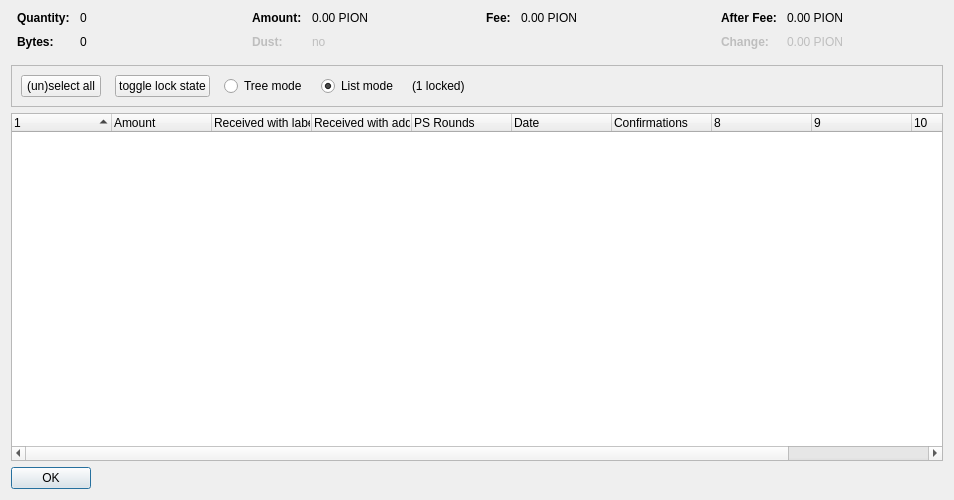
<?xml version="1.0" encoding="UTF-8"?>
<ui version="4.0">
 <class>CoinControlDialog</class>
 <widget class="QDialog" name="CoinControlDialog">
  <property name="geometry">
   <rect>
    <x>0</x>
    <y>0</y>
    <width>954</width>
    <height>500</height>
   </rect>
  </property>
  <property name="windowTitle">
   <string>Coin Selection</string>
  </property>
  <layout class="QVBoxLayout" name="verticalLayout">
   <item>
    <layout class="QHBoxLayout" name="horizontalLayoutTop" stretch="0,0,0,0">
     <property name="topMargin">
      <number>0</number>
     </property>
     <property name="bottomMargin">
      <number>10</number>
     </property>
     <item>
      <layout class="QFormLayout" name="formLayoutCoinControl1">
       <property name="horizontalSpacing">
        <number>10</number>
       </property>
       <property name="verticalSpacing">
        <number>10</number>
       </property>
       <property name="leftMargin">
        <number>6</number>
       </property>
       <property name="rightMargin">
        <number>6</number>
       </property>
       <item row="0" column="0">
        <widget class="QLabel" name="labelCoinControlQuantityText">
         <property name="font">
          <font>
           <weight>75</weight>
           <bold>true</bold>
          </font>
         </property>
         <property name="text">
          <string>Quantity:</string>
         </property>
        </widget>
       </item>
       <item row="0" column="1">
        <widget class="QLabel" name="labelCoinControlQuantity">
         <property name="cursor">
          <cursorShape>IBeamCursor</cursorShape>
         </property>
         <property name="contextMenuPolicy">
          <enum>Qt::ActionsContextMenu</enum>
         </property>
         <property name="text">
          <string notr="true">0</string>
         </property>
         <property name="textInteractionFlags">
          <set>Qt::LinksAccessibleByMouse|Qt::TextSelectableByKeyboard|Qt::TextSelectableByMouse</set>
         </property>
        </widget>
       </item>
       <item row="1" column="0">
        <widget class="QLabel" name="labelCoinControlBytesText">
         <property name="font">
          <font>
           <weight>75</weight>
           <bold>true</bold>
          </font>
         </property>
         <property name="text">
          <string>Bytes:</string>
         </property>
        </widget>
       </item>
       <item row="1" column="1">
        <widget class="QLabel" name="labelCoinControlBytes">
         <property name="cursor">
          <cursorShape>IBeamCursor</cursorShape>
         </property>
         <property name="contextMenuPolicy">
          <enum>Qt::ActionsContextMenu</enum>
         </property>
         <property name="text">
          <string notr="true">0</string>
         </property>
         <property name="textInteractionFlags">
          <set>Qt::LinksAccessibleByMouse|Qt::TextSelectableByKeyboard|Qt::TextSelectableByMouse</set>
         </property>
        </widget>
       </item>
      </layout>
     </item>
     <item>
      <layout class="QFormLayout" name="formLayoutCoinControl2">
       <property name="horizontalSpacing">
        <number>10</number>
       </property>
       <property name="verticalSpacing">
        <number>10</number>
       </property>
       <property name="leftMargin">
        <number>6</number>
       </property>
       <property name="rightMargin">
        <number>6</number>
       </property>
       <item row="0" column="0">
        <widget class="QLabel" name="labelCoinControlAmountText">
         <property name="font">
          <font>
           <weight>75</weight>
           <bold>true</bold>
          </font>
         </property>
         <property name="text">
          <string>Amount:</string>
         </property>
        </widget>
       </item>
       <item row="0" column="1">
        <widget class="QLabel" name="labelCoinControlAmount">
         <property name="cursor">
          <cursorShape>IBeamCursor</cursorShape>
         </property>
         <property name="contextMenuPolicy">
          <enum>Qt::ActionsContextMenu</enum>
         </property>
         <property name="text">
          <string notr="true">0.00 PION</string>
         </property>
         <property name="textInteractionFlags">
          <set>Qt::LinksAccessibleByMouse|Qt::TextSelectableByKeyboard|Qt::TextSelectableByMouse</set>
         </property>
        </widget>
       </item>
       <item row="1" column="0">
        <widget class="QLabel" name="labelCoinControlLowOutputText">
         <property name="enabled">
          <bool>false</bool>
         </property>
         <property name="font">
          <font>
           <weight>75</weight>
           <bold>true</bold>
          </font>
         </property>
         <property name="text">
          <string>Dust:</string>
         </property>
        </widget>
       </item>
       <item row="1" column="1">
        <widget class="QLabel" name="labelCoinControlLowOutput">
         <property name="enabled">
          <bool>false</bool>
         </property>
         <property name="cursor">
          <cursorShape>IBeamCursor</cursorShape>
         </property>
         <property name="contextMenuPolicy">
          <enum>Qt::ActionsContextMenu</enum>
         </property>
         <property name="text">
          <string notr="true">no</string>
         </property>
         <property name="textInteractionFlags">
          <set>Qt::LinksAccessibleByMouse|Qt::TextSelectableByKeyboard|Qt::TextSelectableByMouse</set>
         </property>
        </widget>
       </item>
      </layout>
     </item>
     <item>
      <layout class="QFormLayout" name="formLayoutCoinControl3">
       <property name="horizontalSpacing">
        <number>10</number>
       </property>
       <property name="verticalSpacing">
        <number>10</number>
       </property>
       <property name="leftMargin">
        <number>6</number>
       </property>
       <property name="rightMargin">
        <number>6</number>
       </property>
       <item row="0" column="0">
        <widget class="QLabel" name="labelCoinControlFeeText">
         <property name="font">
          <font>
           <weight>75</weight>
           <bold>true</bold>
          </font>
         </property>
         <property name="text">
          <string>Fee:</string>
         </property>
        </widget>
       </item>
       <item row="0" column="1">
        <widget class="QLabel" name="labelCoinControlFee">
         <property name="cursor">
          <cursorShape>IBeamCursor</cursorShape>
         </property>
         <property name="contextMenuPolicy">
          <enum>Qt::ActionsContextMenu</enum>
         </property>
         <property name="text">
          <string notr="true">0.00 PION</string>
         </property>
         <property name="textInteractionFlags">
          <set>Qt::LinksAccessibleByMouse|Qt::TextSelectableByKeyboard|Qt::TextSelectableByMouse</set>
         </property>
        </widget>
       </item>
      </layout>
     </item>
     <item>
      <layout class="QFormLayout" name="formLayoutCoinControl4">
       <property name="horizontalSpacing">
        <number>10</number>
       </property>
       <property name="verticalSpacing">
        <number>10</number>
       </property>
       <property name="leftMargin">
        <number>6</number>
       </property>
       <property name="rightMargin">
        <number>6</number>
       </property>
       <item row="0" column="0">
        <widget class="QLabel" name="labelCoinControlAfterFeeText">
         <property name="font">
          <font>
           <weight>75</weight>
           <bold>true</bold>
          </font>
         </property>
         <property name="text">
          <string>After Fee:</string>
         </property>
        </widget>
       </item>
       <item row="0" column="1">
        <widget class="QLabel" name="labelCoinControlAfterFee">
         <property name="cursor">
          <cursorShape>IBeamCursor</cursorShape>
         </property>
         <property name="contextMenuPolicy">
          <enum>Qt::ActionsContextMenu</enum>
         </property>
         <property name="text">
          <string notr="true">0.00 PION</string>
         </property>
         <property name="textInteractionFlags">
          <set>Qt::LinksAccessibleByMouse|Qt::TextSelectableByKeyboard|Qt::TextSelectableByMouse</set>
         </property>
        </widget>
       </item>
       <item row="1" column="0">
        <widget class="QLabel" name="labelCoinControlChangeText">
         <property name="enabled">
          <bool>false</bool>
         </property>
         <property name="font">
          <font>
           <weight>75</weight>
           <bold>true</bold>
          </font>
         </property>
         <property name="text">
          <string>Change:</string>
         </property>
        </widget>
       </item>
       <item row="1" column="1">
        <widget class="QLabel" name="labelCoinControlChange">
         <property name="enabled">
          <bool>false</bool>
         </property>
         <property name="cursor">
          <cursorShape>IBeamCursor</cursorShape>
         </property>
         <property name="contextMenuPolicy">
          <enum>Qt::ActionsContextMenu</enum>
         </property>
         <property name="text">
          <string notr="true">0.00 PION</string>
         </property>
         <property name="textInteractionFlags">
          <set>Qt::LinksAccessibleByMouse|Qt::TextSelectableByKeyboard|Qt::TextSelectableByMouse</set>
         </property>
        </widget>
       </item>
      </layout>
     </item>
    </layout>
   </item>
   <item>
    <widget class="QFrame" name="frame">
     <property name="minimumSize">
      <size>
       <width>0</width>
       <height>40</height>
      </size>
     </property>
     <property name="frameShape">
      <enum>QFrame::StyledPanel</enum>
     </property>
     <property name="frameShadow">
      <enum>QFrame::Sunken</enum>
     </property>
     <layout class="QHBoxLayout" name="horizontalLayout">
      <item>
       <layout class="QHBoxLayout" name="horizontalLayoutPanel" stretch="0,0,0,0,0,0">
        <property name="spacing">
         <number>14</number>
        </property>
        <item>
         <widget class="QPushButton" name="pushButtonSelectAll">
          <property name="sizePolicy">
           <sizepolicy hsizetype="Maximum" vsizetype="Fixed">
            <horstretch>0</horstretch>
            <verstretch>0</verstretch>
           </sizepolicy>
          </property>
          <property name="text">
           <string>(un)select all</string>
          </property>
          <property name="autoDefault">
           <bool>false</bool>
          </property>
         </widget>
        </item>
        <item>
         <widget class="QPushButton" name="pushButtonToggleLock">
          <property name="sizePolicy">
           <sizepolicy hsizetype="Maximum" vsizetype="Fixed">
            <horstretch>0</horstretch>
            <verstretch>0</verstretch>
           </sizepolicy>
          </property>
          <property name="text">
           <string>toggle lock state</string>
          </property>
          <property name="autoDefault">
           <bool>false</bool>
          </property>
         </widget>
        </item>
        <item>
         <widget class="QRadioButton" name="radioTreeMode">
          <property name="sizePolicy">
           <sizepolicy hsizetype="Maximum" vsizetype="Fixed">
            <horstretch>0</horstretch>
            <verstretch>0</verstretch>
           </sizepolicy>
          </property>
          <property name="text">
           <string>Tree mode</string>
          </property>
         </widget>
        </item>
        <item>
         <widget class="QRadioButton" name="radioListMode">
          <property name="sizePolicy">
           <sizepolicy hsizetype="Maximum" vsizetype="Fixed">
            <horstretch>0</horstretch>
            <verstretch>0</verstretch>
           </sizepolicy>
          </property>
          <property name="text">
           <string>List mode</string>
          </property>
          <property name="checked">
           <bool>true</bool>
          </property>
         </widget>
        </item>
        <item>
         <widget class="QLabel" name="labelLocked">
          <property name="text">
           <string>(1 locked)</string>
          </property>
         </widget>
        </item>
        <item>
         <spacer name="horizontalSpacer">
          <property name="orientation">
           <enum>Qt::Horizontal</enum>
          </property>
          <property name="sizeHint" stdset="0">
           <size>
            <width>40</width>
            <height>20</height>
           </size>
          </property>
         </spacer>
        </item>
       </layout>
      </item>
     </layout>
    </widget>
   </item>
   <item>
    <widget class="CoinControlTreeWidget" name="treeWidget">
     <property name="contextMenuPolicy">
      <enum>Qt::CustomContextMenu</enum>
     </property>
     <property name="sortingEnabled">
      <bool>false</bool>
     </property>
     <property name="columnCount">
      <number>11</number>
     </property>
     <attribute name="headerShowSortIndicator" stdset="0">
      <bool>true</bool>
     </attribute>
     <attribute name="headerStretchLastSection">
      <bool>false</bool>
     </attribute>
     <column>
      <property name="text">
       <string/>
      </property>
     </column>
     <column>
      <property name="text">
       <string>Amount</string>
      </property>
     </column>
     <column>
      <property name="text">
       <string>Received with label</string>
      </property>
     </column>
     <column>
      <property name="text">
       <string>Received with address</string>
      </property>
     </column>
     <column>
      <property name="text">
       <string>PS Rounds</string>
      </property>
     </column>
     <column>
      <property name="text">
       <string>Date</string>
      </property>
     </column>
     <column>
      <property name="text">
       <string>Confirmations</string>
      </property>
      <property name="toolTip">
       <string>Confirmed</string>
      </property>
     </column>
     <column>
      <property name="text">
       <string/>
      </property>
     </column>
     <column>
      <property name="text">
       <string/>
      </property>
     </column>
     <column>
      <property name="text">
       <string/>
      </property>
     </column>
     <column>
      <property name="text">
       <string/>
      </property>
     </column>
    </widget>
   </item>
   <item>
    <widget class="QDialogButtonBox" name="buttonBox">
     <property name="sizePolicy">
      <sizepolicy hsizetype="Maximum" vsizetype="Fixed">
       <horstretch>0</horstretch>
       <verstretch>0</verstretch>
      </sizepolicy>
     </property>
     <property name="orientation">
      <enum>Qt::Horizontal</enum>
     </property>
     <property name="standardButtons">
      <set>QDialogButtonBox::Ok</set>
     </property>
    </widget>
   </item>
  </layout>
 </widget>
 <customwidgets>
  <customwidget>
   <class>CoinControlTreeWidget</class>
   <extends>QTreeWidget</extends>
   <header>coincontroltreewidget.h</header>
  </customwidget>
 </customwidgets>
 <resources/>
 <connections/>
</ui>
